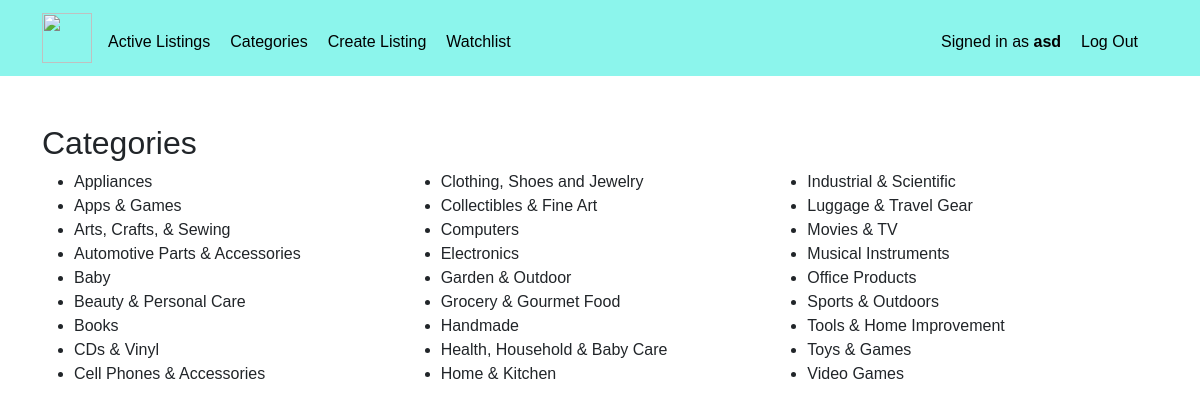
The page /categories (signed in) on the database its author committed.
### auctions/models.py (models this page shows, shortened)
class User(AbstractUser):
    pass

class Categories(models.Model):
    category = models.CharField(max_length=64)

### auctions/views.py (the view)
# urls.py: path("categories", views.categories, name="categories"),
def categories(request):
    categories = Categories.objects.all()
    return render(request, "auctions/categories.html", {
        "categories": categories
    })

### auctions/templates/auctions/categories.html
{% extends "auctions/layout.html" %}
{% block body %}
    <h2>Categories</h2>
    <ul class="categoryList">
    {% for category in categories %}
    <li class="categoryListItem"><a href="{% url 'category' category.id %}">{{ category.category }}</a></li>
    {% endfor %}
{% endblock %}

### auctions/templates/auctions/layout.html (shortened to what this page needs)
{% load static %}
<!DOCTYPE html>
<html lang="en">
    <head>
        <link href="https://cdn.jsdelivr.net/npm/bootstrap@5.1.3/dist/css/bootstrap.min.css" rel="stylesheet">
        <link href="{% static 'auctions/styles.css' %}" rel="stylesheet">
    </head>
    <body>
    <nav class="navbar navbar-expand-lg ">
        <div class="container">
        <a href="{% url 'index' %}" class="navbar-brand" id="title"><img src="{% static 'trolley.png '%}" width="50" height="50"></a>
        <div class="collapse navbar-collapse" id="navbarNav">
        <ul class="navbar-nav mr-auto mt-2">
            <li class="nav-item"><a  href="{% url 'index' %}">Active Listings</a></li>
            <li class="nav-item"><a  href="{% url 'categories' %}">Categories</a></li>
        </ul>
        {% if user.is_authenticated %}
        <ul class="navbar-nav mr-auto mt-2">
            <li class="nav-item"><a  href="{% url 'create_listing' %}">Create Listing</a></li>
            <li class="nav-item"><a  href="{% url 'watchlist' %}">Watchlist</a></li>
        </ul>
        <ul class="navbar-nav ms-auto mt-2">
            <li class="nav-item"><a  href="{% url 'user' user.id %}">Signed in as <strong>{{ user.username }}</strong></a></li>
            <li class="nav-item"><a  href="{% url 'logout' %}">Log Out</a></li>
        </ul>
        {% else %}
        <ul class="navbar-nav ms-auto mt-2">
            <li class="nav-item"><a href="{% url 'login' %}">Log In</a></li>
            <li class="nav-item"><a href="{% url 'register' %}">Register</a></li>
        </ul>
            {% endif %}
    </div>
    </div>
    </nav>
    <main class="container py-5 ">
        {% block body %}
        {% endblock %}
    </main>
    </body>
</html>

### auctions/static/auctions/styles.css (style rules this page uses)
*, *::before, *::after { box-sizing: border-box; font-family: "Montserrat", sans-serif; }
body { font-size: 2vh; background-color: white; }
html { overflow-y: scroll; }
.navbar { background-color: #8cf5ec; color: black; }
ul li { padding-right: 20px; }
a { color: inherit; }
a:link { text-decoration: none; }
.categoryList { -webkit-column-count: 3; -moz-column-count: 3; column-count: 3; }

### rows shown on the page
User: username "asd"
Categories: category "Appliances"
Categories: category "Apps & Games"
Categories: category "Arts, Crafts, & Sewing"
Categories: category "Automotive Parts & Accessories"
Categories: category "Baby"
Categories: category "Beauty & Personal Care"
Categories: category "Books"
Categories: category "CDs & Vinyl"
Categories: category "Cell Phones & Accessories"
Categories: category "Clothing, Shoes and Jewelry"
Categories: category "Collectibles & Fine Art"
Categories: category "Computers"
Categories: category "Electronics"
Categories: category "Garden & Outdoor"
Categories: category "Grocery & Gourmet Food"
Categories: category "Handmade"
Categories: category "Health, Household & Baby Care"
Categories: category "Home & Kitchen"
Categories: category "Industrial & Scientific"
Categories: category "Luggage & Travel Gear"
Categories: category "Movies & TV"
Categories: category "Musical Instruments"
Categories: category "Office Products"
Categories: category "Sports & Outdoors"
Categories: category "Tools & Home Improvement"
Categories: category "Toys & Games"
Categories: category "Video Games"
